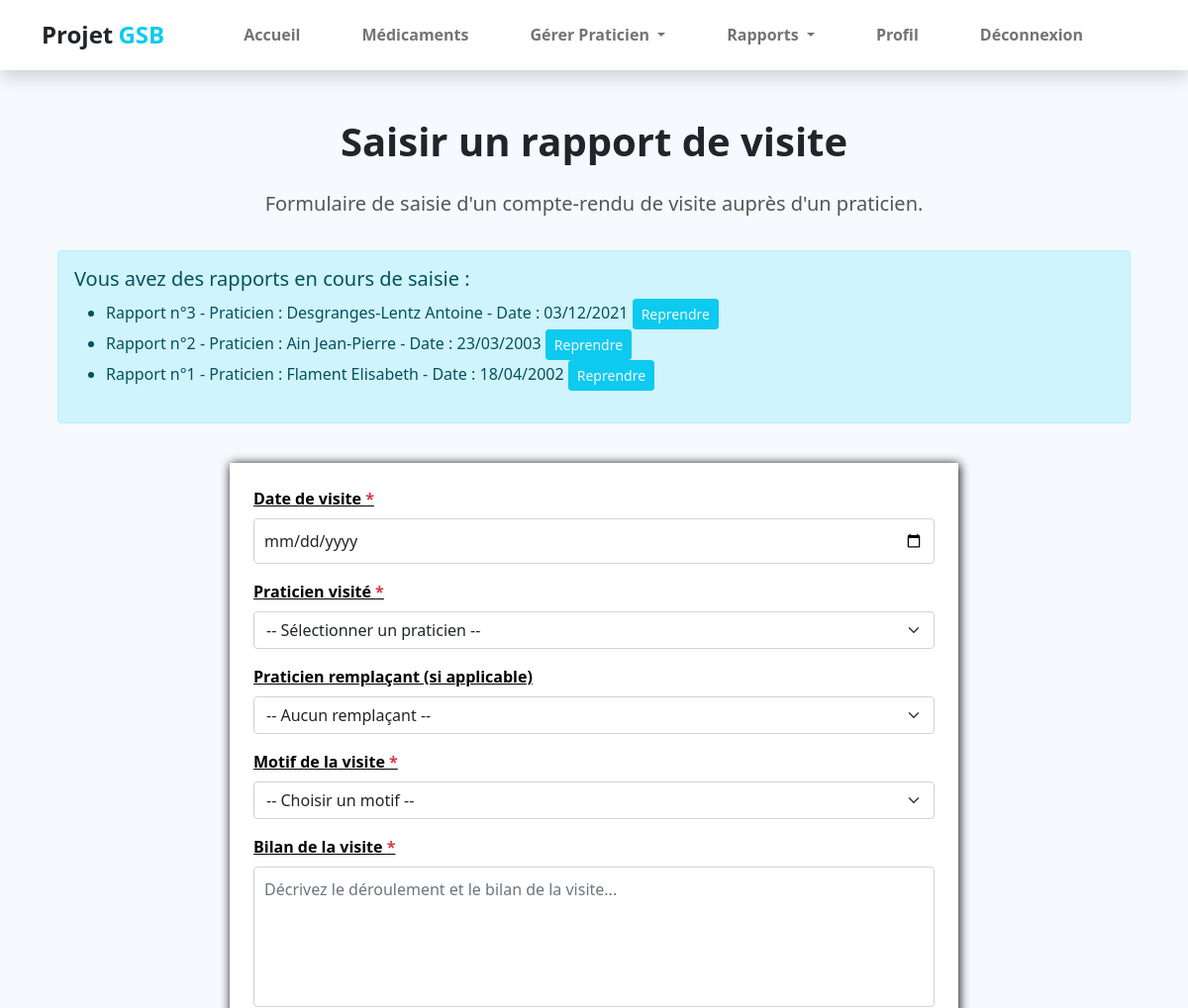
Page /index.php?uc=rapport&action=saisir (signed in, upper part) on the earlier database version.
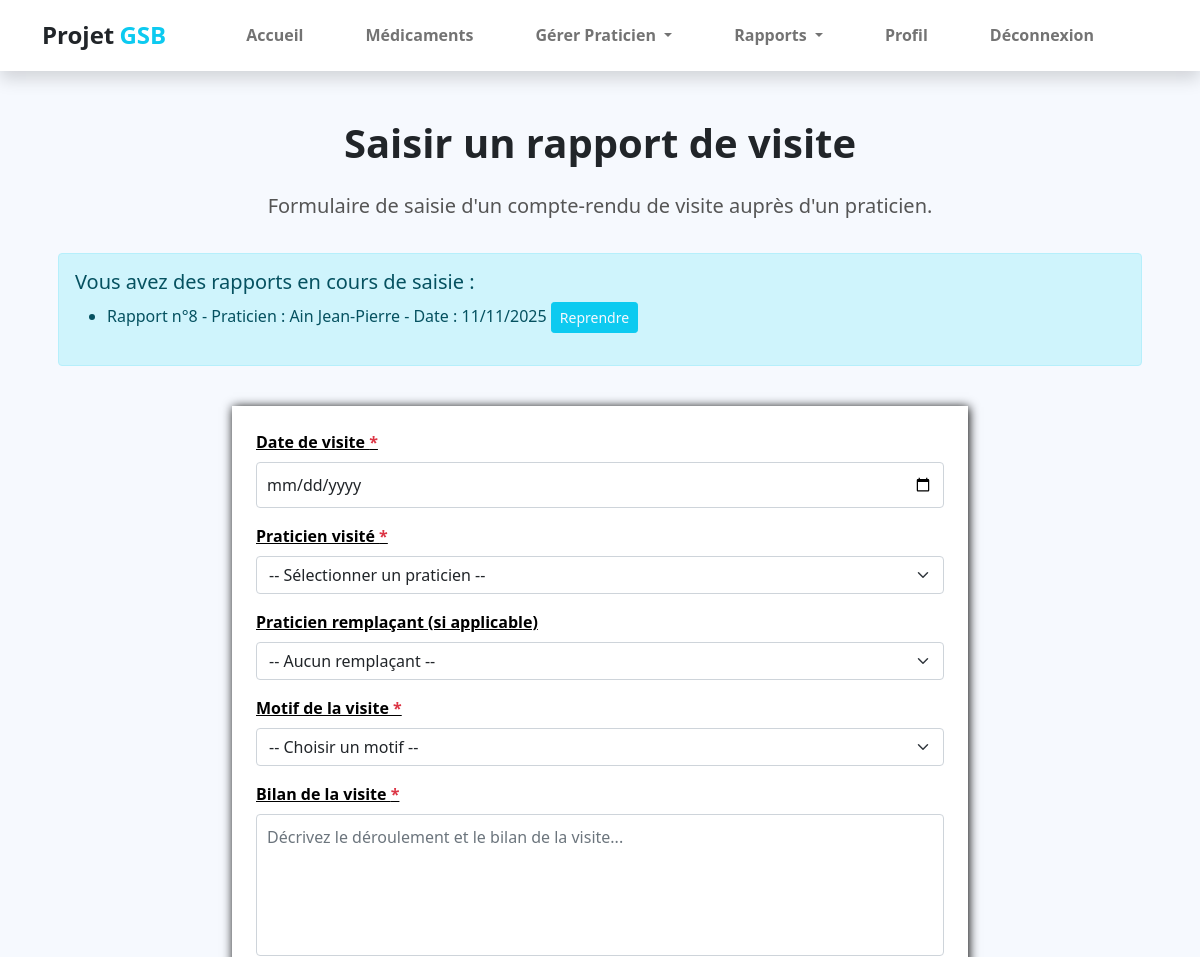
Same page on the later database version.
### tables this page shows
CREATE TABLE IF NOT EXISTS `rapport_visite` (
  `COL_MATRICULE` varchar(10) NOT NULL,
  `RAP_NUM` int(11) NOT NULL,
  `RAP_DATEVISITE` date DEFAULT NULL,
  `RAP_BILAN` varchar(255) DEFAULT NULL,
  `RAP_MOTIF` int(11) DEFAULT NULL,
  `PRA_NUM` int(11) NOT NULL,
  `PRA_NUM_praticien` int(11) DEFAULT NULL,
  `MED_DEPOTLEGAL_1` varchar(10) DEFAULT NULL,
  `MED_DEPOTLEGAL_2` varchar(10) DEFAULT NULL,
  `AUTRE_MOTIF` varchar(50) NOT NULL,
  `RAP_ETAT` varchar(20) DEFAULT 'en_cours',
  PRIMARY KEY (`COL_MATRICULE`,`RAP_NUM`),
  KEY `rapport_visite_praticien2_FK` (`PRA_NUM`),
  KEY `FK_Rapport_Med1_unique` (`MED_DEPOTLEGAL_1`),
  KEY `FK_Rapport_Med2_unique` (`MED_DEPOTLEGAL_2`),
  KEY `FK_Rapport_PraRempl_unique` (`PRA_NUM_praticien`),
  KEY `FK_RAP_MOTIF` (`RAP_MOTIF`)
);

### modele/rapport.modele.inc.php (called while the page is built, shortened)
<?php
function getRapportsEnCours($matricule)
{
    try {
        $monPdo = connexionPDO();
        $req = 'SELECT r.RAP_NUM, r.RAP_DATEVISITE, CONCAT(p.PRA_NOM, " ", p.PRA_PRENOM) as praticien
                FROM rapport_visite r
                INNER JOIN praticien p ON r.PRA_NUM = p.PRA_NUM
                WHERE r.COL_MATRICULE = :matricule AND r.RAP_ETAT = "en_cours"
                ORDER BY r.RAP_NUM DESC';
        $stmt = $monPdo->prepare($req);
        $stmt->bindParam(':matricule', $matricule, PDO::PARAM_STR);
        $stmt->execute();
        $result = $stmt->fetchAll();
        return $result;
    } catch (PDOException $e) {
        print "Erreur !: " . $e->getMessage();
        die();
    }
}
?>

### vues/v_formulaireRapport.php (the view, shortened to what this page needs)
<section class="bg-light">
    <div class="container">
        <div class="structure-hero pt-lg-5 pt-4">
            <h1 class="titre text-center">Saisir un rapport de visite</h1>
            <p class="text text-center">
                Formulaire de saisie d'un compte-rendu de visite auprès d'un praticien.
            </p>
        </div>
        <?php
        if (!empty($rapportsEnCours)) {
            echo '<div class="alert alert-info m-3">';
            echo '<h5>Vous avez des rapports en cours de saisie :</h5>';
            echo '<ul>';
            foreach ($rapportsEnCours as $rapport) {
                echo '<li>';
                echo 'Rapport n°' . $rapport['RAP_NUM'] . ' - ';
                echo 'Praticien : ' . htmlspecialchars($rapport['praticien']) . ' - ';
                echo 'Date : ' . ($rapport['RAP_DATEVISITE'] ? date('d/m/Y', strtotime($rapport['RAP_DATEVISITE'])) : 'Non définie');
                echo ' <a href="index.php?uc=rapport&action=reprendre&num=' . $rapport['RAP_NUM'] . '" class="btn btn-sm btn-info text-light">Reprendre</a>';
                echo '</li>';
            }
            echo '</ul>';
            echo '</div>';
        }
        ?>
        <div class="row justify-content-center py-4">
            <div class="col-12 col-lg-10 col-xl-8">
                <form action="index.php?uc=rapport&action=enregistrer" method="post" class="formulaire p-4">
                    <div class="mb-3">
                        <label for="date_visite" class="form-label carac">Date de visite <span class="text-danger">*</span></label>
                        <input type="date" class="form-control" id="date_visite" name="date_visite" required
                               max="<?php echo date('Y-m-d'); ?>"
                               value="<?php echo isset($rapportEnCours['RAP_DATEVISITE']) ? $rapportEnCours['RAP_DATEVISITE'] : ''; ?>">
                    </div>
                    <div class="mb-3">
                        <label for="praticien" class="form-label carac">Praticien visité <span class="text-danger">*</span></label>
                        <select class="form-select" id="praticien" name="praticien" required>
                            <option value="">-- Sélectionner un praticien --</option>
                        </select>
                    </div>
                    <div class="mb-3">
                        <label for="praticien_remplacant" class="form-label carac">Praticien remplaçant (si applicable)</label>
                        <select class="form-select" id="praticien_remplacant" name="praticien_remplacant">
                            <option value="">-- Aucun remplaçant --</option>
                        </select>
                    </div>
                    <div class="mb-3">
                        <label for="motif" class="form-label carac">Motif de la visite <span class="text-danger">*</span></label>
                        <select class="form-select" id="motif" name="motif" required onchange="toggleAutreMotif()">
                            <option value="">-- Choisir un motif --</option>
                        </select>
                    </div>
                    <div class="mb-3">
                        <label for="bilan" class="form-label carac">Bilan de la visite <span class="text-danger">*</span></label>
                        <textarea class="form-control" id="bilan" name="bilan" rows="5" required
                                  placeholder="Décrivez le déroulement et le bilan de la visite..."><?php echo isset($rapportEnCours['RAP_BILAN']) ? htmlspecialchars($rapportEnCours['RAP_BILAN']) : ''; ?></textarea>
                    </div>
                </form>
            </div>
        </div>
    </div>
</section>

Differences in the rows shown:
no longer on this page (row edited): rapport_visite: RAP_NUM "3", praticien "Desgranges-Lentz Antoine", RAP_DATEVISITE "03/12/2021"
no longer on this page (row edited): rapport_visite: RAP_NUM "2", praticien "Ain Jean-Pierre", RAP_DATEVISITE "23/03/2003"
no longer on this page (row edited): rapport_visite: RAP_NUM "1", praticien "Flament Elisabeth", RAP_DATEVISITE "18/04/2002"
added rapport_visite: RAP_NUM "8", praticien "Ain Jean-Pierre", RAP_DATEVISITE "11/11/2025"
